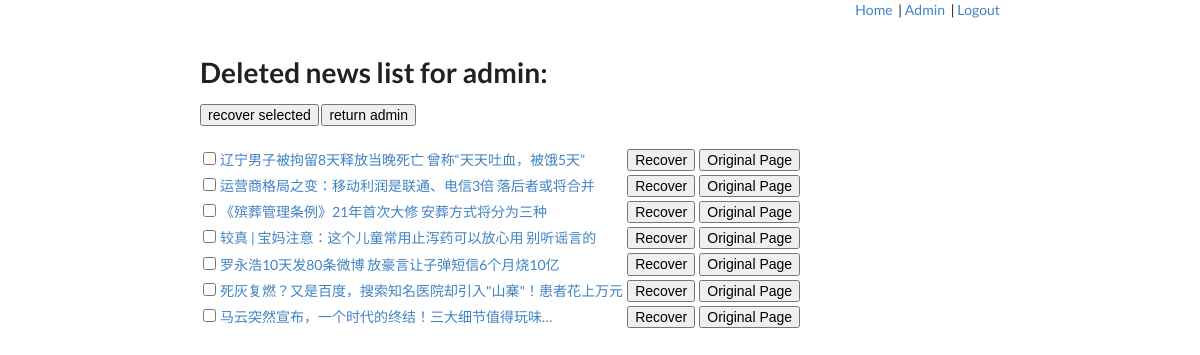
Screenshot of /admin_recover/ (signed in) with the database file from the repository.
### news/models.py (models this page shows)
class News(models.Model):
    id = models.IntegerField(primary_key=True)
    title = models.TextField()
    content = models.TextField()
    url = models.URLField()
    deleted = models.BooleanField(default=False)

### news/views.py (the view)
# urls.py: path('admin_recover/', views.admin_recover, name='admin_recover'),
def admin_recover(request):
    if check_loggedini(request):
        return render(request, 'recover.html', render_params(request, news=get_unshow_news()))
    return HttpResponseRedirect('/login')

### news/views.py (called while the page is built)
def get_unshow_news():
    news = News.objects.filter(deleted=True)
    news = list(news)
    news.sort(key=lambda x: x.id)
    return news

def check_loggedini(request):
    sess = request.session.get('sess', None)
    if sess and User.objects.filter(sess=sess):
        return True
    else:
        return False

def render_params(request, **kwargs):
    ans = {'loggedin': check_loggedini(request)}
    for t in kwargs:
        ans[t] = kwargs[t]
    return ans

### templates/recover.html (shortened to what this page needs)
{% extends "base.html" %}
{% block body %}
<h1>Deleted news list for admin:</h1>
    <button onclick="send_all_del()">recover selected</button>
    <a href="/admin/"><button>return admin</button></a>
<br><br>
    <table class="table">
{% for i in news %}
  <tr>
    <td><input type="checkbox" id="{{ i.id }}"/></td>
    <td><a href="/news_content/{{ i.id }}">{{ i.title }}</a></td>
    <td><button onclick="send_del({{ i.id }})">Recover</button></td>
    <td><a href="{{ i.url }}"><button>Original Page</button></a></td>
  </tr>
{% endfor %}
</table>
{% endblock %}

### templates/base.html (shortened to what this page needs)
{% load static %}
<!DOCTYPE html>
<html lang="en">
<head>
<link rel="stylesheet" href="{% static 'semantic.min.css' %}">
</head>
<body style="position: relative; max-width: 800px; margin: 0 auto">
<header>
<div style="position: absolute; right: 0px">
    <a href="/">Home</a>&nbsp;
    {% if loggedin %}
         | <a href="/admin">Admin</a>&nbsp;
         | <a href="/logout">Logout</a>
    {% else %}
         | <a href="/login">Login</a>
    {% endif %}
</div>
</header>
<div style="position: absolute; top: 30px;">{% block body %}{% endblock %}</div>
</body>
</html>

### rows the page displays
News: title "辽宁男子被拘留8天释放当晚死亡 曾称“天天吐血，被饿5天”"
News: title "运营商格局之变：移动利润是联通、电信3倍 落后者或将合并"
News: title "《殡葬管理条例》21年首次大修 安葬方式将分为三种"
News: title "较真 | 宝妈注意：这个儿童常用止泻药可以放心用 别听谣言的"
News: title "罗永浩10天发80条微博 放豪言让子弹短信6个月烧10亿"
News: title "死灰复燃？又是百度，搜索知名医院却引入\"山寨\"！患者花上万元"
News: title "马云突然宣布，一个时代的终结！三大细节值得玩味…"
